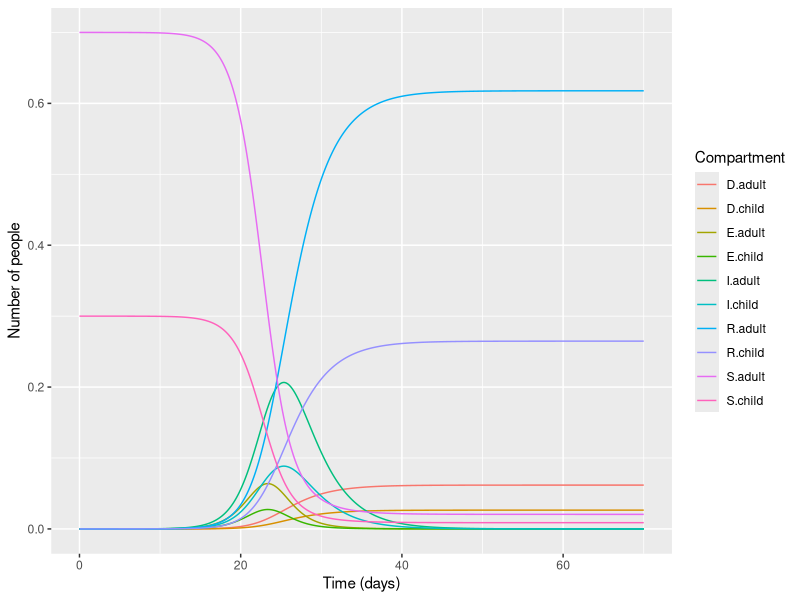
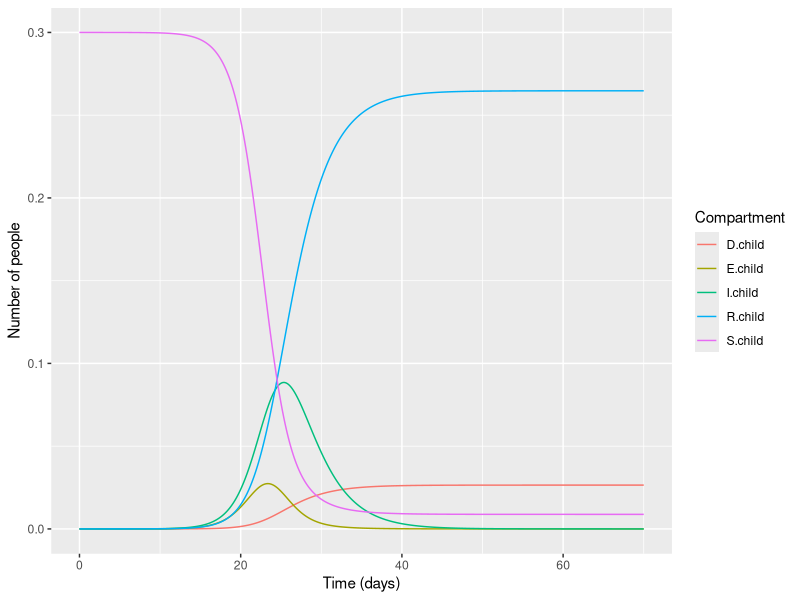
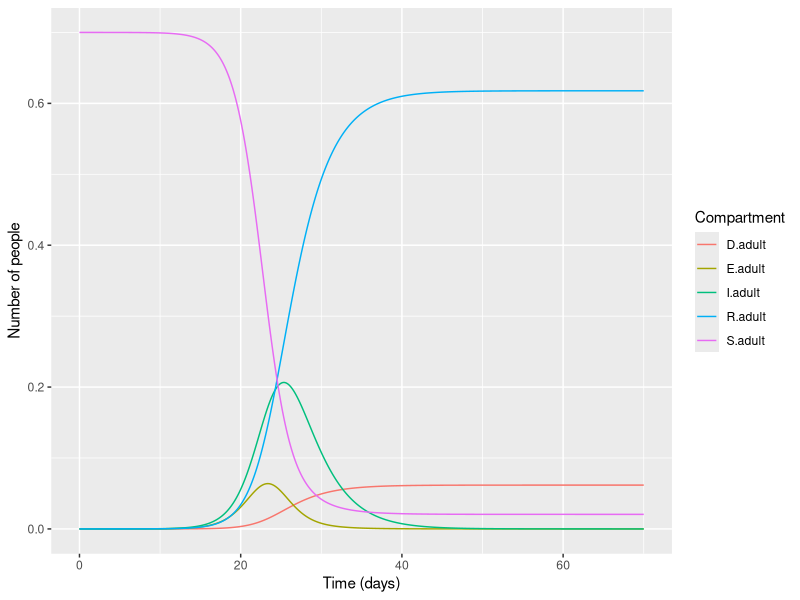

The R script that drew these images, in order:
## ---- chunk 1
knitr::opts_chunk$set(echo = TRUE)
## ---- chunk 2
library(deSolve)
library(tidyverse)
library(DiagrammeR)
## ---- chunk 3
grViz("digraph flowchart {
      graph [layout = dot,
       rankdir = LR]
      node [fontname = Helvetica, shape = rectangle,]
      tab1 [label = '@@1']
      tab2 [label = '@@2']
      tab3 [label = '@@3'] 
      tab4 [label = '@@4']
      tab5 [label = '@@5']
      tab6 [label = '@@6']
      tab7 [label = '@@7']
      tab8 [label = '@@8']
      tab9 [label = '@@9']
      # edge definitions with the node IDs
      tab1 -> tab2 [label = 'beta child'];
      tab1 -> tab3 [label = 'beta adult'];
      tab2 -> tab4 [label = 'kapa child'];
      tab4 -> tab6 [label = 'mu child'];
      tab4 -> tab8 [label = 'gamma child'];
      tab3 -> tab5 [label = 'kapa adult'];
      tab5 -> tab7 [label = 'mu adult'];
      tab5 -> tab9 [label = 'gamma adult'];
      }

      [1]: 'Susceptible'
      [2]: 'Exposed Children'
      [3]: 'Exposed Adults'
      [4]: 'Infected Children'
      [5]: 'Infected Adult'
      [6]: 'Dead Children'
      [7]: 'Dead Adults'
      [8]: 'Recovered Children'
      [9]: 'Recovered Adults'
      ")
## ---- chunk 4
population <- 10^6
infectious_no <- 3
N <- 1
epsilon = infectious_no/population
Ih <- 1 ### unlimited hospital capacity
mun <- 0.95 ### 0 < mun < 1
muh <- 1- mun
alpha0 <- 0.6
beta0 <- 1.2
kappa0 <- 1.4 # sigma in normal models
gamma0 <-0.3

unit_time <- 70
## ---- chunk 5
# gamma beta and delta 
gamma = gamma0
beta = beta0
delta = kappa0
## ---- chunk 6

S.child = 0.3 * (1 - epsilon)
S.adult = 0.7 * (1 - epsilon)
E.child = 0
E.adult = 0
I.child = 0.3 * epsilon
I.adult = 0.7 * epsilon
R.child = 0
R.adult = 0
D.child = 0
D.adult = 0
## ---- chunk 7
Ro = beta/gamma

c2c.beta = 7/13  * Ro * gamma
c2a.beta = 6/13 * Ro * gamma

# adult 
a2a.beta = 10/11 * Ro * gamma
a2c.beta = 1/11 * Ro * gamma
## ---- chunk 8
seir_d <- function(time, state, parameters) {
  S_child <- state[1]
  E_child <- state[2]
  I_child <- state[3]
  R_child <- state[4]
  D_child <- state[5]
  S_adult <- state[6]
  E_adult <- state[7]
  I_adult <- state[8]
  R_adult <- state[9]
  D_adult <- state[10]
  
  with(as.list(parameters), {
    # number of children and adults
    N_c <- S_child + E_child + I_child + R_child + D_child
    N_a <- S_adult + E_adult + I_adult + R_adult + D_adult
    
    # beta
    beta_c <- c2c_beta + c2a_beta
    beta_a <- a2c_beta + a2a_beta
    
    # differential equations
    dS_child <- -beta_c * S_child * I_child / N_c
    dE_child <- beta_c * S_child * I_child / N_c - delta * E_child
    dI_child <- delta * E_child - gamma * I_child - muh * I_child * alpha0
    dR_child <- gamma * I_child
    dD_child <- muh * alpha0 * I_child
    
    # adult
    dS_adult <- -beta_a * (S_adult * I_adult) / N_a
    dE_adult <- beta_a * (S_adult * I_adult) / N_a - delta * E_adult
    dI_adult <- delta * E_adult - gamma * I_adult - muh * I_adult * alpha0
    dR_adult <- gamma * I_adult
    dD_adult <- muh * alpha0 * I_adult
    
    return(list(c(dS_child, dE_child, dI_child, dR_child, dD_child, dS_adult, dE_adult, dI_adult, dR_adult, dD_adult)))
  })
}
## ---- chunk 9
step_h = 0.1
state <- c(S.child = S.child, E.child = E.child, I.child = I.child, R.child = R.child, D.child = D.child, S.adult = S.adult, E.adult = E.adult, I.adult = I.adult, R.adult = R.adult, D.adult = D.adult)

parameters <- c(beta = beta, kappa = kappa, gamma = gamma, delta = delta, muh = muh, alpha0 = alpha0, c2c_beta = c2c.beta, c2a_beta = c2a.beta, a2a_beta = a2a.beta, a2c_beta = a2c.beta)
times = seq(0, unit_time, step_h)
## ---- chunk 10
out_seir.d = as.data.frame(ode(y = state, times = times,
                               func = seir_d, parms = parameters))
## ---- chunk 11
colnames(out_seir.d)
## ---- chunk 12
library(tidyr)
output_long <- out_seir.d %>%  pivot_longer(cols = c(S.child, E.child, I.child, R.child, D.child, S.adult, E.adult, I.adult, R.adult, D.adult),
                        names_to = "state",
                        values_to = "value") 

## ---- chunk 13
ggplot(data = output_long,                                               
       aes(x = time, y = value, colour = state, group = state)) +  
  geom_line() +                                                          
  xlab("Time (days)")+                                                   
  ylab("Number of people") +                                
  labs(colour = "Compartment") 
## ---- chunk 14
child_data = out_seir.d[, c("time","S.child", "E.child", "I.child", "R.child", "D.child")]
adult_data = out_seir.d[, c("time","S.adult", "E.adult", "I.adult", "R.adult", "D.adult")]
## ---- chunk 15
child_long <- out_seir.d %>%  pivot_longer(cols = c(S.child, E.child, I.child, R.child, D.child),
                        names_to = "state",
                        values_to = "value") 
adult_long <- out_seir.d %>%  pivot_longer(cols = c(S.adult, E.adult, I.adult, R.adult, D.adult),
                        names_to = "state",
                        values_to = "value") 
## ---- chunk 16
ggplot(data = child_long,                                               
       aes(x = time, y = value, colour = state, group = state)) +  
  geom_line() +                                                          
  xlab("Time (days)")+                                                   
  ylab("Number of people") +                                
  labs(colour = "Compartment") 
## ---- chunk 17
ggplot(data = adult_long,                                               
       aes(x = time, y = value, colour = state, group = state)) +  
  geom_line() +                                                          
  xlab("Time (days)")+                                                   
  ylab("Number of people") +                                
  labs(colour = "Compartment") 
## ---- chunk 18
summary(out_seir.d)
